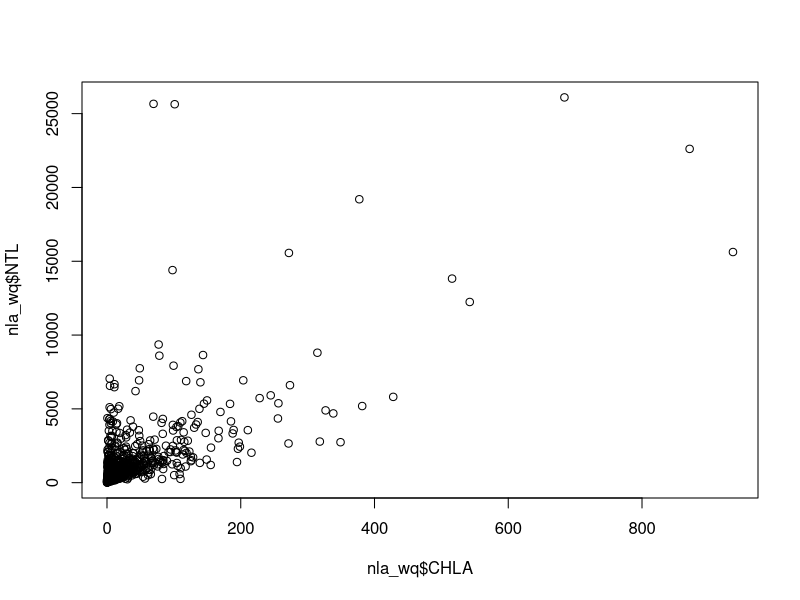
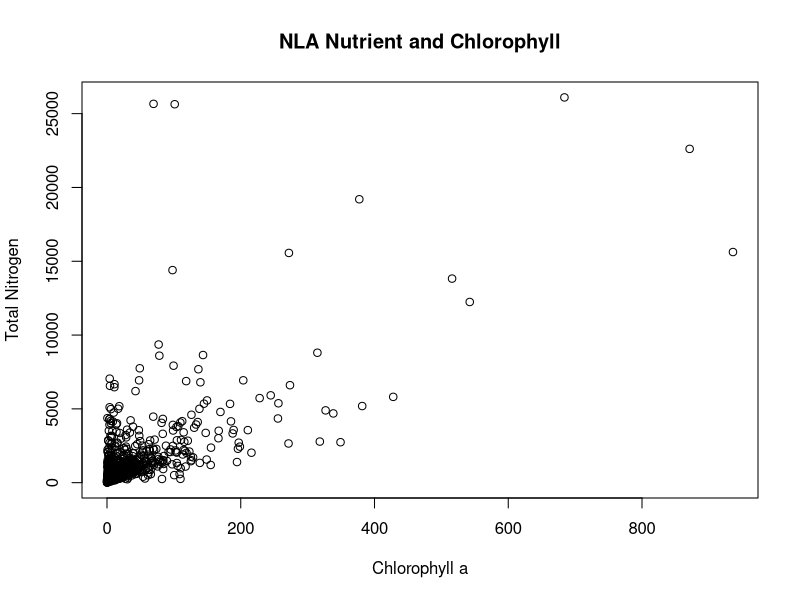
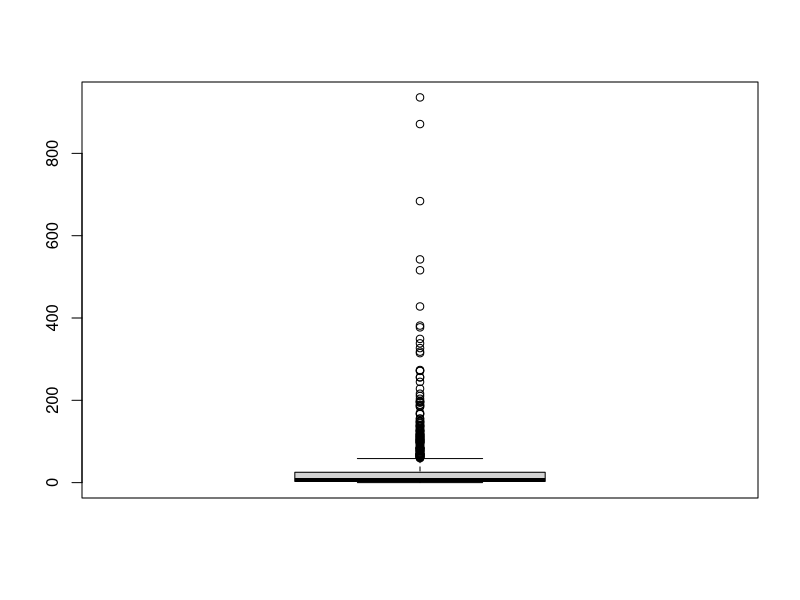
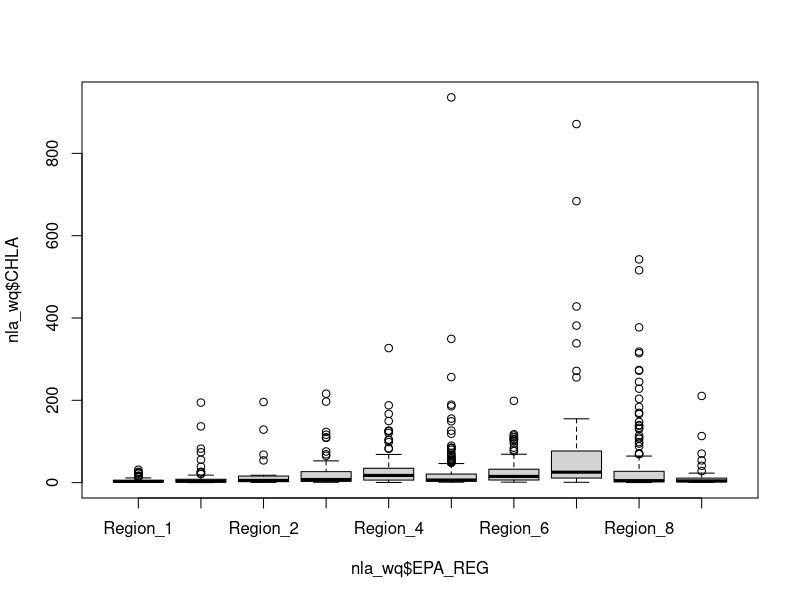
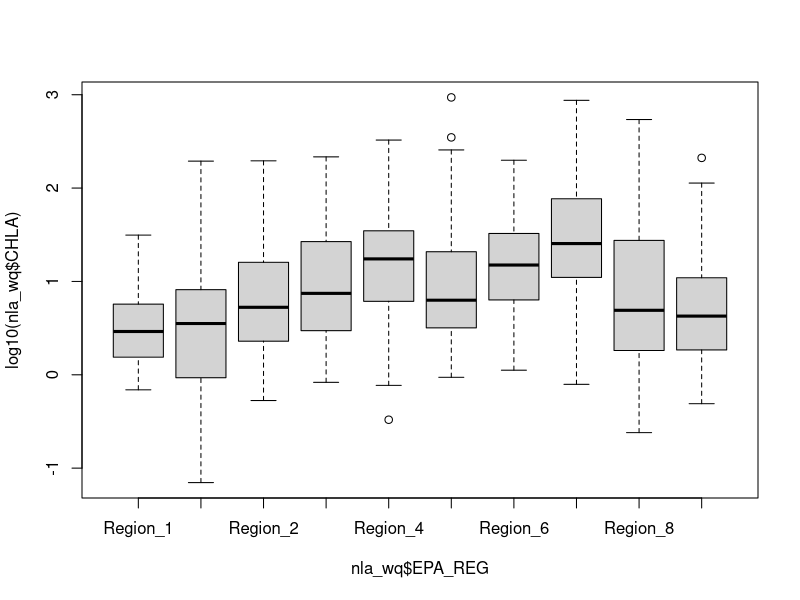
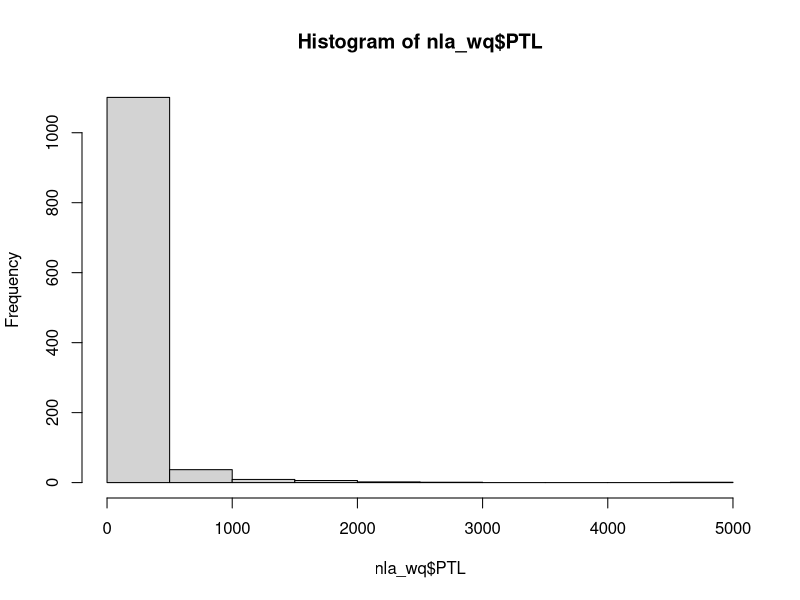
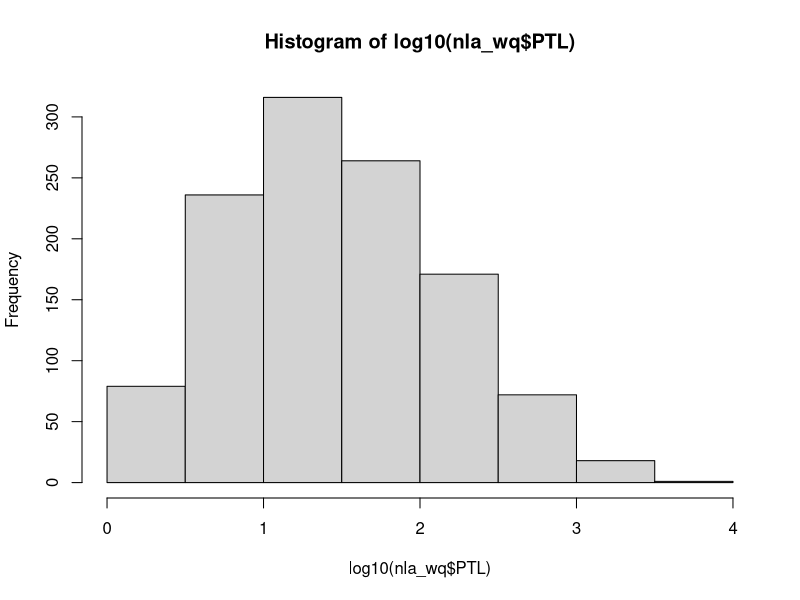
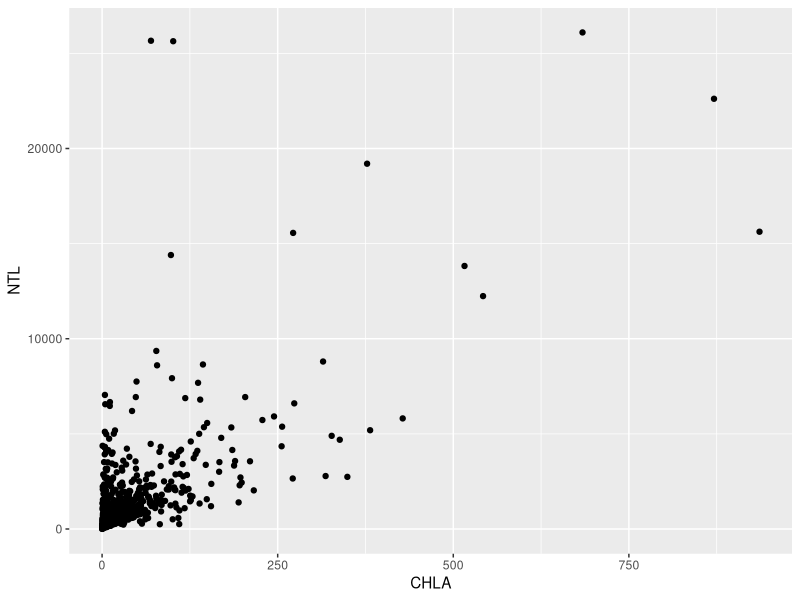

These charts were generated, in order, by the following R code: (Note: this script raises an error after producing the figures.)
## ---- chunk 1
library(knitr)
options(repos="http://cran.rstudio.com/")
opts_chunk$set(fig.path="figures/",R.options=list(max.print=100),message = FALSE,
               warning = FALSE, error = FALSE)
if(!require("ggplot2")){
  install.packages("ggplot2")
}
if(!require("dplyr")){
  install.packages("dplyr")
}
library("ggplot2")
library("dplyr")
nla_wq <- read.csv("../data/nla_dat.csv",stringsAsFactors = FALSE)
## ---- chunk 2
plot(nla_wq$CHLA,nla_wq$NTL)
## ---- chunk 3
plot(nla_wq$CHLA,nla_wq$NTL,main="NLA Nutrient and Chlorophyll",
     xlab="Chlorophyll a",ylab="Total Nitrogen")
## ---- chunk 4
boxplot(nla_wq$CHLA)
## ---- chunk 5
boxplot(nla_wq$CHLA ~ nla_wq$EPA_REG)
#Given the spread, maybe  a log transform makes sense
boxplot(log10(nla_wq$CHLA) ~ nla_wq$EPA_REG)
## ---- chunk 6
hist(nla_wq$PTL)
#And log again specifying number of breaks (e.g. bins)
hist(log10(nla_wq$PTL), breaks=10)
## ---- chunk 7
# aes() are the "aesthetics" info.  When you simply add the x and y
# that can seem a bit of a confusing term.  You also use aes() to 
# change color, shape, size etc. of some items 
nla_gg<-ggplot(nla_wq,aes(x=CHLA,y=NTL))
## ---- chunk 8
#Different syntax than you are used to
nla_gg + 
  geom_point()

#This too can be saved to an object
nla_scatter<-nla_gg +
                geom_point()

#Call it to create the plot
nla_scatter
## ---- chunk 9
#Getting fancy to show italics and greek symbols
x_lab <- expression(paste("Chlorophyll ",italic(a), " (", mu, "g/L)"))
y_lab <- expression(paste("Total Nitrogen ", "(", mu, "g/L)"))
nla_scatter<-nla_scatter +
                labs(title="Nitrogen and Chlorophyll in US Lakes",
                     x=x_lab, y=y_lab)
nla_scatter
## ---- chunk 10
nla_scatter<- nla_scatter +
                geom_point(aes(color=RT_NLA, shape=RT_NLA),size=2)
nla_scatter
## ---- chunk 11
nla_scatter_loess<-nla_scatter +
                geom_smooth()
nla_scatter_loess
## ---- chunk 12
nla_scatter_lm<-nla_scatter +
                  geom_smooth(method="lm")
nla_scatter_lm
## ---- chunk 13
nla_scatter_lm_group<-nla_scatter +
                        geom_smooth(method="lm", 
                                    aes(group=RT_NLA))
nla_scatter_lm_group
## ---- chunk 14
nla_scatter_lm_color<-nla_scatter +
                        geom_smooth(method="lm", 
                                    aes(color=RT_NLA))
nla_scatter_lm_color
## ---- chunk 15
ggplot(nla_wq,aes(x=EPA_REG,y=log10(CHLA))) +
  geom_boxplot()
## ---- chunk 16
ggplot(nla_wq,aes(x=log10(CHLA)))+
  geom_histogram(binwidth=0.25)
## ---- chunk 17
scatter_p<-ggplot(nla_wq,aes(x=log10(PTL),y=log10(CHLA))) +
              geom_point(aes(colour=LAKE_ORIGIN, shape=LAKE_ORIGIN))
scatter_p
## ---- chunk 18
scatter_p_base<-scatter_p + 
  theme(panel.background = element_blank(), 
        panel.grid = element_blank(),
        panel.border = element_rect(fill = NA),
        text=element_text(family="Times",colour="red",size=24))
scatter_p_base
## ---- chunk 19
scatter_p + theme_bw()
scatter_p + theme_classic()
## ---- chunk 20
#Now Let's start over, with some new colors and regression lines
x_lab <- expression(paste("Chlorophyll ",italic(a), " (", mu, "g/L)"))
y_lab <- expression(paste("Total Nitrogen ", "(", mu, "g/L)"))
scatter_polished <- ggplot(nla_wq,aes(x=log10(PTL),y=log10(CHLA))) +
              geom_point(aes(colour=RT_NLA, shape=RT_NLA)) +
              stat_smooth(method="lm", aes(colour=RT_NLA)) +
              scale_colour_manual(breaks = nla_wq$RT_NLA,
                                  values= c("steelblue1",
                                            "sienna",
                                            "springgreen3")) + 
              theme_classic(18,"Times") +
              theme(text=element_text(colour="slategray")) +
              labs(title="National \n Lake P and Chl a \n Relationship",
                     x=x_lab, y=y_lab)
              

scatter_polished 
## ---- chunk 21
tp_chla <- ggplot(nla_wq,aes(x=log10(PTL),y=log10(CHLA))) + geom_point()

tp_chla + facet_grid(RT_NLA ~ .)

tp_chla +
  stat_smooth() +
  facet_grid(RT_NLA ~ LAKE_ORIGIN)
